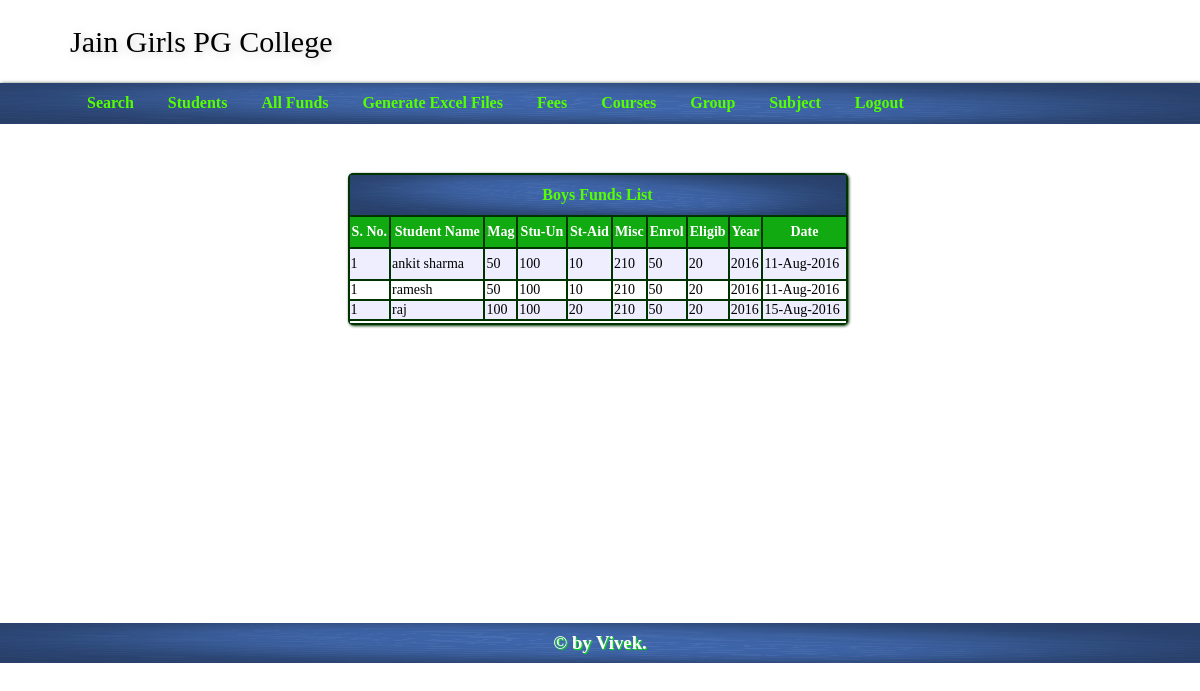
/index.php?mod=funds&do=bfundlist (signed in), run on the app's committed database.
### tables this page shows
CREATE TABLE IF NOT EXISTS `boysfund` (
  `id` int(5) NOT NULL AUTO_INCREMENT,
  `fund` varchar(50) DEFAULT NULL,
  `fees` int(4) DEFAULT NULL,
  `year` varchar(10) DEFAULT NULL,
  `dived` enum('1','2') NOT NULL,
  PRIMARY KEY (`id`)
);

CREATE TABLE IF NOT EXISTS `boysfunddte` (
  `id` int(5) NOT NULL AUTO_INCREMENT,
  `sid` int(6) DEFAULT NULL,
  `date` timestamp NOT NULL DEFAULT CURRENT_TIMESTAMP ON UPDATE CURRENT_TIMESTAMP,
  `funds` varchar(20) DEFAULT NULL,
  `fees` int(5) DEFAULT NULL,
  `year` int(5) DEFAULT NULL,
  `cid` int(11) NOT NULL,
  `scid` int(11) NOT NULL,
  `dt` date NOT NULL,
  PRIMARY KEY (`id`)
);

### index.php (called while the page is built, shortened)
<?php
	$theam="axixa";
	$mod="login";
	$do="login";
	include_once("header.php");
	if(isset($_SESSION['login_details']) || isset($_SESSION['login_check']))
	{
		if(isset($_GET['mod'])){
			$mod=$_GET['mod'];
			$do=$_GET['do'];
		}
	}
	include_once("module/$mod/$do.php");
	include_once("footer.php");
?>

### module/funds/bfundlist.php (the view, shortened to what this page needs)
<?php
	$college_fund=mysqli_query($con,"SELECT id, fund from boysfund");
?>
<table class="<?php echo $theam;?>_list">
	<tr>
    	<td colspan="<?php echo mysqli_num_rows($college_fund)+4;?>">Boys Funds List</td>
    </tr>
	<tr>
    	<td>S. No.</td>
        <td>Student Name</td>
        <?php
		while($college_fund_data=mysqli_fetch_assoc($college_fund)){?>
        <td><?php echo $college_fund_data['fund']?></td>
        <?php }?>
        <td>Year</td>
        <td>Date</td>
    </tr>
    <?php
	$rs=mysqli_query($con,"select distinct sid,name,collegefunddte.year,collegefunddte.date FROM collegefunddte join student1 on sid=student1.id join boysfund on funds=boysfund.id group by sid ");
	while($data=mysqli_fetch_assoc($rs)){?>
    <tr>
    <?php
			$list=mysqli_query($con,"SELECT boysfunddte.id, sid, date, funds, sum(boysfunddte.fees) as fees,name, boysfunddte.year,fund FROM boysfunddte join student1 on sid=student1.id join boysfund on funds=boysfund.fund where boysfunddte.sid=$data[sid] group by funds ");
		$i=1;?>
		<td><?php echo $i++;?></td>
     	       	<td><?php echo $data['name'];?></td>
        <?php
		while($studentdata=mysqli_fetch_assoc($list)){
			?>
                <td><?php echo $studentdata['fees'];?></td>
            <?php
		}
	?>
              <td><?php echo $data['year']?></td>
                <td><?php
				$new=date('d-M-Y',strtotime($data['date']));
				echo $new?></td>
       </tr>
         <?php
		}
	?>
    <tr>
    	<td colspan="10">
</td>
    </tr>
</table>

### css/axixa_style.css (style rules this page uses)
* { font-family:Verdana; }
body,nav,ul,li,h1,h3,h2 { margin:0; padding:0; }
#axixa_wrapper .axixa_list,#axixa_wrapper .axixa_form { margin:0 auto; box-shadow:1px 1px 3px #030; min-width:500px; background-color:#030; border-radius:5px; }
#axixa_wrapper .axixa_list tr:first-child,#axixa_wrapper .axixa_form tr:first-child,#axixa_wrapper .axixa_form tr:last-child { background-image:url(back.png); background-size:100% 100%; color:#5F0; height:40px; text-align:center; font-weight:bold; font-size:16px; }
#axixa_wrapper .axixa_list tr:nth-child(odd),#axixa_wrapper .axixa_form tr:nth-child(odd) { background-color:#eef; }
#axixa_wrapper .axixa_list tr:nth-child(3) { background-color:#1a1; background-size:100% 100%; color: #2c4671; text-align:center; font-weight:bold; height:30px; font-size:14px; }
#axixa_wrapper .axixa_list tr,#axixa_wrapper .axixa_form tr { background-color:#fff; min-height:40px; font-size:14px; }

### module/funds/bfundlist.php (style rules this page uses)
#axixa_wrapper .axixa_list tr:nth-child(odd),#axixa_wrapper .axixa_form tr:nth-child(odd) { background-color:#eef; }
#axixa_wrapper .axixa_list tr:nth-child(2) { background-color:#1a1; background-size:100% 100%; color:#fff; text-align:center; font-weight:bold; height:30px; font-size:14px; }
#axixa_wrapper .axixa_list tr:nth-child(3) { text-align:left; font-weight:normal; color:#000; }
#axixa_wrapper .axixa_list tr,#axixa_wrapper .axixa_form tr { background-color:#fff; min-height:40px; font-size:14px; }

### data on the page
boysfund: fund "Mag"
boysfund: fund "Stu-Un"
boysfund: fund "St-Aid"
boysfund: fund "Misc"
boysfund: fund "Enrol"
boysfund: fund "Eligib"
boysfunddte: fees "50"
boysfunddte: fees "100"
boysfunddte: fees "10"
boysfunddte: fees "210"
boysfunddte: fees "50"
boysfunddte: fees "20"
boysfunddte: fees "50"
boysfunddte: fees "100"
boysfunddte: fees "10"
boysfunddte: fees "210"
boysfunddte: fees "50"
boysfunddte: fees "20"
boysfunddte: fees "100"
boysfunddte: fees "100"
boysfunddte: fees "20"
boysfunddte: fees "210"
boysfunddte: fees "50"
boysfunddte: fees "20"

### other printed values
$data['name'] "ankit sharma"
$data['year'] "2016"
$new "11-Aug-2016"
$data['name'] "ramesh"
$data['name'] "raj"
$new "15-Aug-2016"
